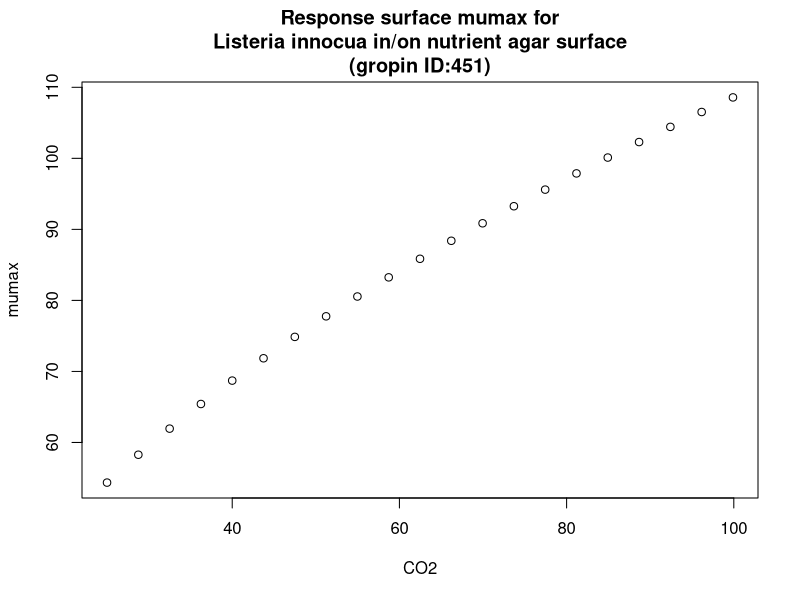

The R script that drew this image:
#############################
# start of Parameter script
#############################
CO2 <- seq(25.025,99.9000999000999,length.out=21)
#############################
# end of Parameter script
#############################
############################# 
# start of Model script Gropin ID 451 
#############################
 
# constant coefficients for this model
 
variables <- data.frame(CO2)
argumentsPar <- expand.grid(variables)
 
# heart of the model
response_surface <- function(CO2) {
   mumax <-sqrt(118*(CO2+0.007))

return(mumax=mumax)
} 

# output parameters
responseSurface <- cbind(argumentsPar,response_surface(argumentsPar['CO2']))
colnames(responseSurface) <- c(colnames(argumentsPar),'mumax')
#############################
# End of Model script
#############################
############################# 
# start of Visualisation script Gropin ID 451 
#############################
plot(CO2,responseSurface$'mumax',xlab='CO2',
                          ylab='mumax',main='Response surface mumax for
Listeria innocua in/on nutrient agar surface
(gropin ID:451)')
#############################
# End of Visualisation script
#############################
